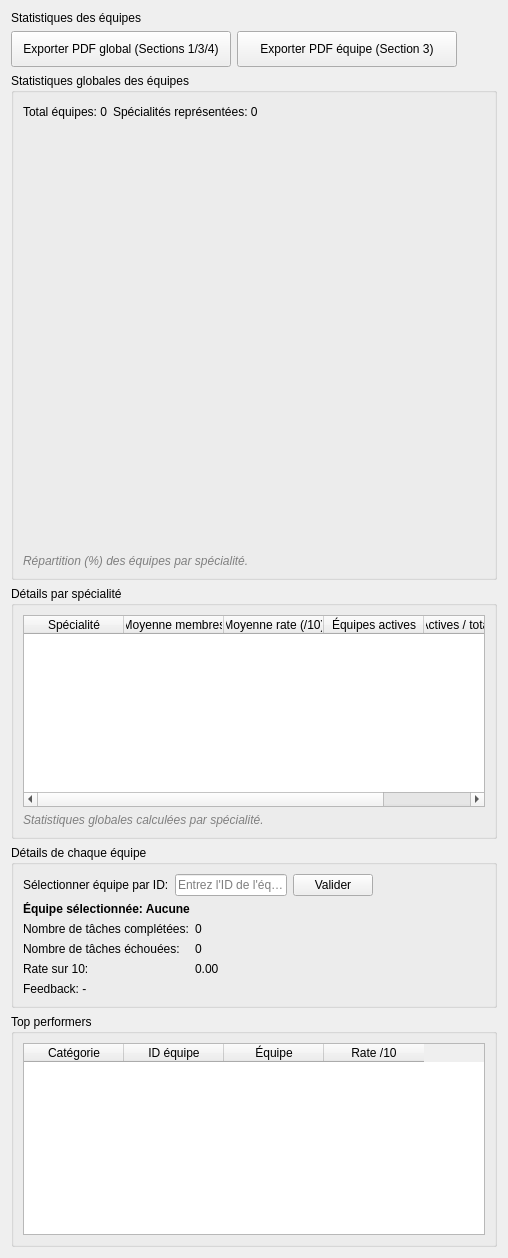
                      <widget class="QWidget" name="statsScrollContent">
                       <layout class="QVBoxLayout" name="statsScrollContentLayout">
                       <item>
                        <widget class="QLabel" name="statTitle">
                         <property name="text">
                          <string>Statistiques des équipes</string>
                         </property>
                        </widget>
                       </item>
                       <item>
                        <layout class="QHBoxLayout" name="statsExportButtonsLayout">
                         <item>
                          <widget class="QPushButton" name="pushButton_exportGlobalStatsPdf">
                           <property name="minimumSize">
                            <size>
                             <width>220</width>
                             <height>36</height>
                            </size>
                           </property>
                           <property name="text">
                            <string>Exporter PDF global (Sections 1/3/4)</string>
                           </property>
                          </widget>
                         </item>
                         <item>
                          <widget class="QPushButton" name="pushButton_exportTeamDetailsPdf">
                           <property name="minimumSize">
                            <size>
                             <width>220</width>
                             <height>36</height>
                            </size>
                           </property>
                           <property name="text">
                            <string>Exporter PDF équipe (Section 3)</string>
                           </property>
                          </widget>
                         </item>
                         <item>
                          <spacer name="statsExportSpacer">
                           <property name="orientation">
                            <enum>Qt::Horizontal</enum>
                           </property>
                           <property name="sizeHint" stdset="0">
                            <size>
                             <width>40</width>
                             <height>20</height>
                            </size>
                           </property>
                          </spacer>
                         </item>
                        </layout>
                       </item>
                       <item>
                        <widget class="QGroupBox" name="overallTeamsStatsGroup">
                         <property name="title">
                          <string>Statistiques globales des équipes</string>
                         </property>
                         <layout class="QVBoxLayout" name="overallTeamsStatsLayout">
                          <item>
                          <layout class="QHBoxLayout" name="overallStatsHeaderLayout">
                           <item>
                            <widget class="QLabel" name="label_totalTeams">
                             <property name="text">
                             <string>Total équipes: 0</string>
                             </property>
                            </widget>
                           </item>
                           <item>
                            <widget class="QLabel" name="label_specialtyCount">
                             <property name="text">
                             <string>Spécialités représentées: 0</string>
                             </property>
                            </widget>
                           </item>
                           <item>
                            <spacer name="overallHeaderSpacer">
                             <property name="orientation">
                             <enum>Qt::Horizontal</enum>
                             </property>
                             <property name="sizeHint" stdset="0">
                             <size>
                              <width>40</width>
                              <height>20</height>
                             </size>
                             </property>
                            </spacer>
                           </item>
                          </layout>
                          </item>
                          <item>
                          <widget class="QWidget" name="overallSpecialtyChartHost" native="true">
                           <property name="minimumSize">
                            <size>
                             <width>0</width>
                             <height>420</height>
                            </size>
                           </property>
                          </widget>
                          </item>
                          <item>
                          <widget class="QLabel" name="label_overallStatsHint">
                           <property name="text">
                            <string>Répartition (%) des équipes par spécialité.</string>
                           </property>
                           <property name="styleSheet">
                            <string>color: gray; font-style: italic;</string>
                           </property>
                          </widget>
                          </item>
                         </layout>
                        </widget>
                       </item>
                       <item>
                        <widget class="QGroupBox" name="specialtyDetailsGroup">
                         <property name="title">
                          <string>Détails par spécialité</string>
                         </property>
                         <layout class="QVBoxLayout" name="specialtyDetailsLayout">
                          <item>
                          <widget class="QTableWidget" name="specialtyStatsTable">
                           <property name="columnCount">
                            <number>5</number>
                           </property>
                           <property name="rowCount">
                            <number>0</number>
                           </property>
                           <column>
                            <property name="text">
                             <string>Spécialité</string>
                            </property>
                           </column>
                           <column>
                            <property name="text">
                             <string>Moyenne membres</string>
                            </property>
                           </column>
                           <column>
                            <property name="text">
                             <string>Moyenne rate (/10)</string>
                            </property>
                           </column>
                           <column>
                            <property name="text">
                             <string>Équipes actives</string>
                            </property>
                           </column>
                           <column>
                            <property name="text">
                             <string>Actives / total global</string>
                            </property>
                           </column>
                          </widget>
                          </item>
                          <item>
                          <widget class="QLabel" name="specialtyDetailsHintLabel">
                           <property name="text">
                            <string>Statistiques globales calculées par spécialité.</string>
                           </property>
                           <property name="styleSheet">
                            <string>color: gray; font-style: italic;</string>
                           </property>
                          </widget>
                          </item>
                         </layout>
                        </widget>
                       </item>
                       <item>
                        <widget class="QGroupBox" name="section1Group">
                         <property name="title">
                          <string>Détails de chaque équipe</string>
                         </property>
                         <layout class="QVBoxLayout" name="section1Layout">
                          <item>
                           <layout class="QHBoxLayout" name="teamDetailsSelectorLayout">
                            <item>
                             <widget class="QLabel" name="label_selectTeamDetails">
                              <property name="text">
                               <string>Sélectionner équipe par ID:</string>
                              </property>
                             </widget>
                            </item>
                            <item>
                                      <widget class="QLineEdit" name="lineEdit_teamDetailsId">
                                       <property name="placeholderText">
                                         <string>Entrez l'ID de l'équipe</string>
                                       </property>
                                       <property name="maximumSize">
                                         <size>
                                          <width>180</width>
                                          <height>16777215</height>
                                         </size>
                                       </property>
                                      </widget>
                                    </item>
                                    <item>
                                      <widget class="QPushButton" name="pushButton_validateTeamDetails">
                                       <property name="text">
                                         <string>Valider</string>
                                       </property>
                                      </widget>
                            </item>
                            <item>
                             <spacer name="teamDetailsSelectorSpacer">
                              <property name="orientation">
                               <enum>Qt::Horizontal</enum>
                              </property>
                              <property name="sizeHint" stdset="0">
                               <size>
                                <width>40</width>
                                <height>20</height>
                               </size>
                              </property>
                             </spacer>
                            </item>
                           </layout>
                          </item>
                          <item>
                           <widget class="QLabel" name="selectedTeamDetailsLabel">
                            <property name="text">
                             <string>Équipe sélectionnée: Aucune</string>
                            </property>
                            <property name="styleSheet">
                             <string>font-weight: 600;</string>
                            </property>
                           </widget>
                          </item>
                          <item>
                           <layout class="QFormLayout" name="teamDetailsMetricsLayout">
                            <item row="0" column="0">
                             <widget class="QLabel" name="label_completedTasks">
                              <property name="text">
                                         <string>Nombre de tâches complétées:</string>
                              </property>
                             </widget>
                            </item>
                            <item row="0" column="1">
                             <widget class="QLabel" name="completedTasksValueLabel">
                              <property name="text">
                               <string>0</string>
                              </property>
                             </widget>
                            </item>
                            <item row="1" column="0">
                             <widget class="QLabel" name="label_failedTasks">
                              <property name="text">
                                         <string>Nombre de tâches échouées:</string>
                              </property>
                             </widget>
                            </item>
                            <item row="1" column="1">
                             <widget class="QLabel" name="failedTasksValueLabel">
                              <property name="text">
                               <string>0</string>
                              </property>
                             </widget>
                            </item>
                            <item row="2" column="0">
                             <widget class="QLabel" name="label_teamRate">
                              <property name="text">
                               <string>Rate sur 10:</string>
                              </property>
                             </widget>
                            </item>
                            <item row="2" column="1">
                             <widget class="QLabel" name="teamRateValueLabel">
                              <property name="text">
                               <string>0.00</string>
                              </property>
                             </widget>
                            </item>
                           </layout>
                          </item>
                          <item>
                           <widget class="QLabel" name="teamFeedbackLabel">
                            <property name="text">
                             <string>Feedback: -</string>
                            </property>
                            <property name="wordWrap">
                             <bool>true</bool>
                            </property>
                           </widget>
                          </item>
                         </layout>
                        </widget>
                       </item>
                       <item>
                        <widget class="QGroupBox" name="section2Group">
                         <property name="title">
                          <string>Top performers</string>
                         </property>
                         <layout class="QVBoxLayout" name="section2Layout">
                          <item>
                           <widget class="QTableWidget" name="performanceRankingTable">
                            <property name="columnCount">
                             <number>4</number>
                            </property>
                            <property name="rowCount">
                             <number>0</number>
                            </property>
                            <column>
                             <property name="text">
                              <string>Catégorie</string>
                             </property>
                            </column>
                            <column>
                             <property name="text">
                              <string>ID équipe</string>
                             </property>
                            </column>
                            <column>
                             <property name="text">
                              <string>Équipe</string>
                             </property>
                            </column>
                            <column>
                             <property name="text">
                              <string>Rate /10</string>
                             </property>
                            </column>
                           </widget>
                          </item>
                         </layout>
                        </widget>
                       </item>
                       </layout>
                      </widget>
